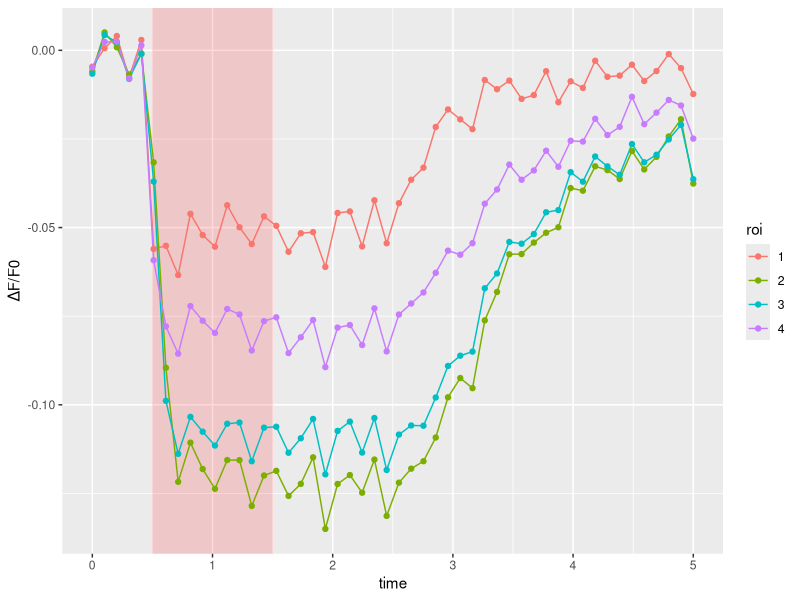
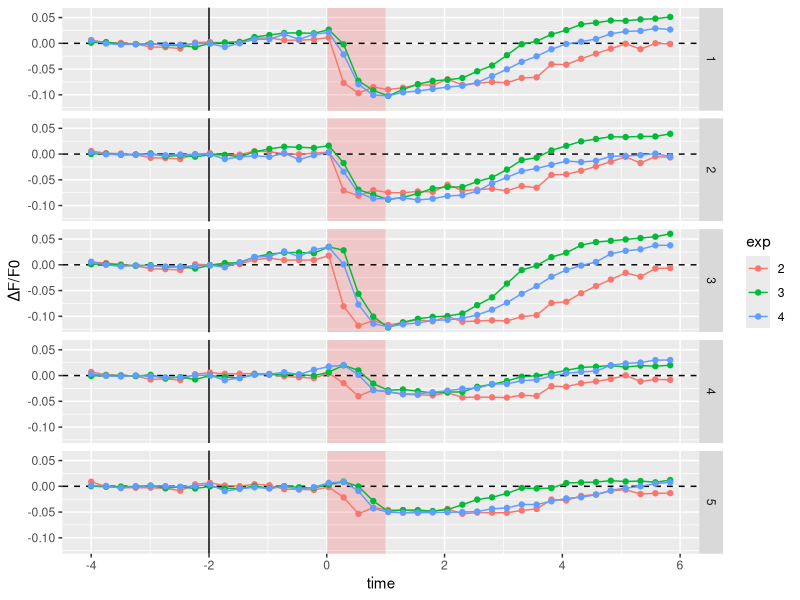
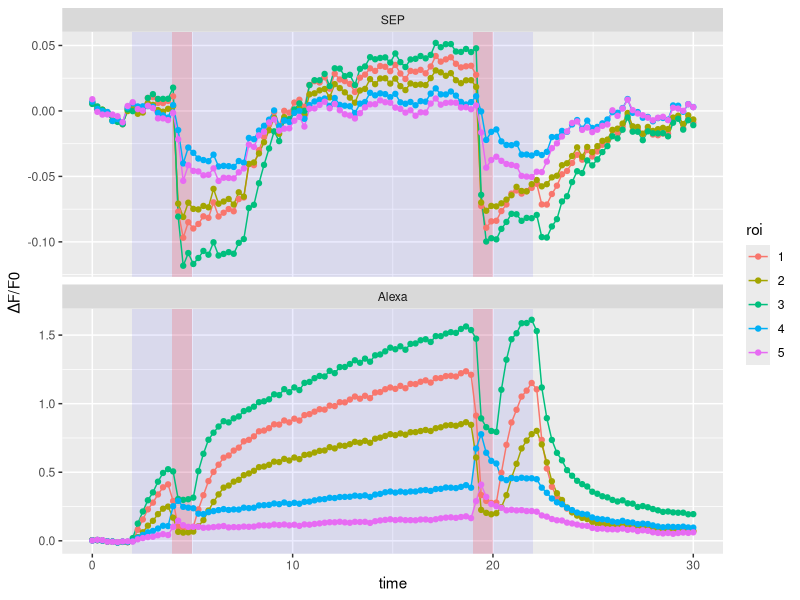

The R source for these figures, in order:
# SEP calibraion results analysis
# Copyright © 2024 Borys Olifirov

require(dplyr)
require(tidyr)
require(purrr)
require(rstatix)
require(ggplot2)
require(ggpubr)
require(cowplot)
require(ggsci)

setwd('/home/wisstock/bio/note/projects/PhD/6_2021_NMDAR_plasticity/exp/2024_02_18_SEP_calibration')

##### 01.31 #####
df.speed <- read.csv('24_01_31_02_ch0_lab_prof_dF.csv') %>%
  select(-X) %>%
  mutate(roi = as.factor(roi))

ggplot(data = df.speed,
       aes(x = time, y = int, color = roi)) +
  annotate('rect', xmin = 0.5, xmax = 1.5, ymin = -Inf, ymax = Inf,
           alpha = 0.15, fill = 'red') +
  geom_line() +
  geom_point() +
  scale_y_continuous(name = 'ΔF/F0')

##### 02.16 #####
df.01 <- read.csv('24_02_16_01_ch0_lab_prof_dF.csv') %>%
  select(-X) %>%
  mutate(id = as.factor('01'), ch = as.factor('SEP'), exp = as.factor(1),
         ΔH = 11, Δh = -4, roi = as.factor(roi))
df.02 <- read.csv('24_02_16_02_ch0_lab_prof_dF.csv') %>%
  select(-X) %>%
  mutate(id = as.factor('02'), ch = as.factor('Alexa'), exp = as.factor(1),
         ΔH = 11, Δh = -4, roi = as.factor(roi))

df.03 <- read.csv('24_02_16_03_ch0_lab_prof_dF.csv') %>%
  select(-X) %>%
  mutate(id = as.factor('03'), ch = as.factor('SEP'), exp = as.factor(2),
         ΔH = 11, Δh = -4, roi = as.factor(roi))
df.04 <- read.csv('24_02_16_04_ch0_lab_prof_dF.csv') %>%
  select(-X) %>%
  mutate(id = as.factor('04'), ch = as.factor('Alexa'), exp = as.factor(2),
         ΔH = 11, Δh = -4, roi = as.factor(roi))

df.05 <- read.csv('24_02_16_05_ch0_lab_prof_dF.csv') %>%
  select(-X) %>%
  mutate(id = as.factor('05'), ch = as.factor('Alexa'), exp = as.factor(3),
         ΔH = 5, Δh = -4, roi = as.factor(roi))
df.06 <- read.csv('24_02_16_06_ch0_lab_prof_dF.csv') %>%
  select(-X) %>%
  mutate(id = as.factor('06'), ch = as.factor('SEP'), exp = as.factor(3),
         ΔH = 5, Δh = -4, roi = as.factor(roi))

df.07 <- read.csv('24_02_16_07_lab_prof_dF.csv') %>%
  select(-X) %>%
  mutate(id = as.factor('07'), ch = as.factor('SEP'), exp = as.factor(4),
         ΔH = 5, Δh = 0, roi = as.factor(roi))
df.08 <- read.csv('24_02_16_08_lab_prof_dF.csv') %>%
  select(-X) %>%
  mutate(id = as.factor('08'), ch = as.factor('Alexa'), exp = as.factor(4),
         ΔH = 5, Δh = 0, roi = as.factor(roi))

df.full <- bind_rows(df.01, df.02, df.03, df.04, df.05, df.06, df.07, df.08)
remove(df.01, df.02, df.03, df.04, df.05, df.06, df.07, df.08)



ggplot(data = df.full %>% filter(time <= 10, exp != '1', ch == 'SEP') %>% group_by(id) %>% mutate(time = time - 4.0),
       aes(x = time, y = int, color = exp)) +
  annotate('rect', xmin = 0, xmax = 1, ymin = -Inf, ymax = Inf,
           alpha = 0.15, fill = 'red') +
  annotate('segment', x = -2, xend = -2, y = -Inf, yend = Inf,
           colour = 'black') +
  geom_hline(yintercept = 0, linetype = 2) +
  geom_line() +
  geom_point() +
  facet_wrap(facets = vars(roi), nrow = 5, strip.position = 'right') +
  scale_y_continuous(name = 'ΔF/F0')


ggplot(data = df.full %>% filter(exp == '2'),
       aes(x = time, y = int, color = roi)) +
  annotate('rect', xmin = 2, xmax = 22, ymin = -Inf, ymax = Inf,
           alpha = 0.075, fill = 'blue') +
  annotate('rect', xmin = 4, xmax = 5, ymin = -Inf, ymax = Inf,
           alpha = 0.15, fill = 'red') +
  annotate('rect', xmin = 19, xmax = 20, ymin = -Inf, ymax = Inf,
           alpha = 0.15, fill = 'red') +
  geom_line() +
  geom_point() +
  facet_wrap(facets = vars(ch), scales = 'free_y', nrow = 2) +
  scale_y_continuous(name = 'ΔF/F0')
